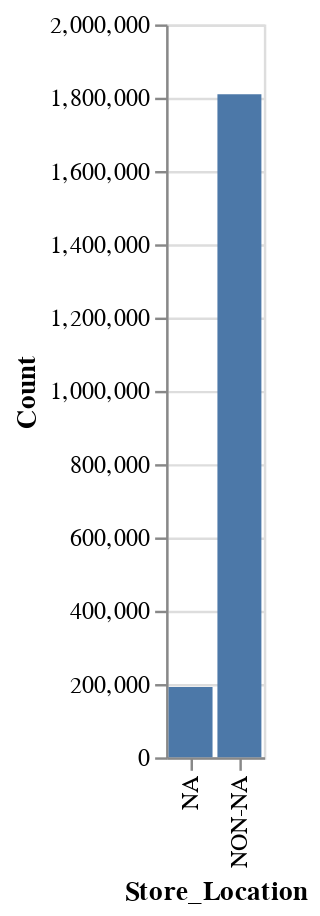

The notebook cell saved with this chart:
### Markdown cell above
#### Plotting the counts of missing values in the respective columns.

### Code cell
source = pd.DataFrame({
'Store_Location': ['NA', 'NON-NA'],
'Count': [sales_data['store_location'].isna().sum(),
      len(sales_data) - sales_data['store_location'].isna().sum()
     ]
    })

alt.Chart(source).mark_bar().encode(
    x = 'Store_Location',
    y ='Count'
)

### Figure 1 — Vega-Lite specification as saved in the notebook (floating-point values rounded to 4 significant figures)
{"config": {"view": {"continuousWidth": 400, "continuousHeight": 300}}, "data": {"name": "data-38c53d45fa544ff93ee51ea3398e27b6"}, "mark": "bar", "encoding": {"x": {"type": "nominal", "field": "Store_Location"}, "y": {"type": "quantitative", "field": "Count"}}, "$schema": "https://vega.github.io/schema/vega-lite/v4.0.2.json", "datasets": {"data-38c53d45fa544ff93ee51ea3398e27b6": [{"Store_Location": "NA", "Count": 192024}, {"Store_Location": "NON-NA", "Count": 1809210}]}}
